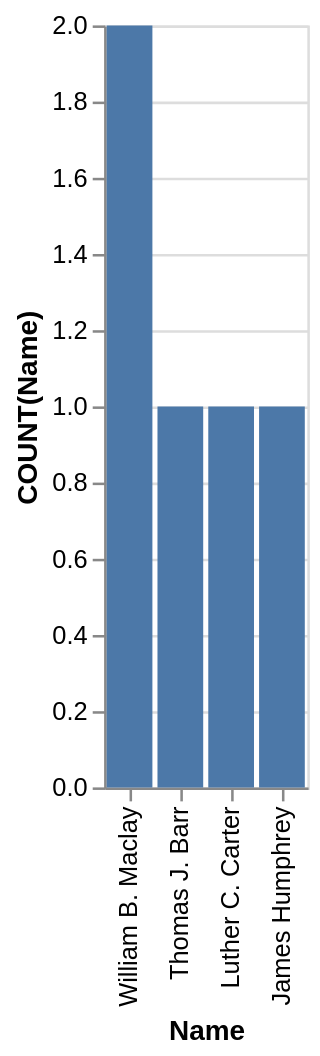

Specify this chart in Vega-Lite:
### Vega-Lite specification from a JSON file in a GitHub repository (floating-point values rounded to 4 significant figures)
{"data": {"values": [{"x_data": "William B. Maclay", "y_data": 2}, {"x_data": "Thomas J. Barr", "y_data": 1}, {"x_data": "Luther C. Carter", "y_data": 1}, {"x_data": "James Humphrey", "y_data": 1}]}, "mark": "bar", "encoding": {"x": {"field": "x_data", "type": "nominal", "title": "Name", "sort": {"op": "sum", "field": "y_data", "order": "descending"}}, "y": {"field": "y_data", "type": "quantitative", "title": "COUNT(Name)"}}}
